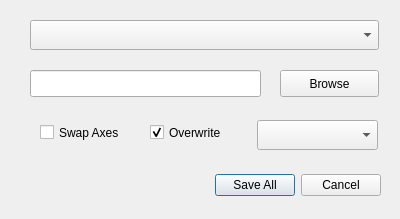
<?xml version="1.0" encoding="UTF-8"?>
<ui version="4.0">
 <class>Dialog</class>
 <widget class="QDialog" name="Dialog">
  <property name="geometry">
   <rect>
    <x>0</x>
    <y>0</y>
    <width>400</width>
    <height>219</height>
   </rect>
  </property>
  <property name="windowTitle">
   <string>Save</string>
  </property>
  <widget class="QDialogButtonBox" name="buttonBox">
   <property name="geometry">
    <rect>
     <x>110</x>
     <y>169</y>
     <width>271</width>
     <height>32</height>
    </rect>
   </property>
   <property name="orientation">
    <enum>Qt::Horizontal</enum>
   </property>
   <property name="standardButtons">
    <set>QDialogButtonBox::Cancel|QDialogButtonBox::SaveAll</set>
   </property>
  </widget>
  <widget class="QLineEdit" name="savePath">
   <property name="geometry">
    <rect>
     <x>30</x>
     <y>70</y>
     <width>231</width>
     <height>27</height>
    </rect>
   </property>
  </widget>
  <widget class="QPushButton" name="browseButton">
   <property name="geometry">
    <rect>
     <x>280</x>
     <y>70</y>
     <width>99</width>
     <height>27</height>
    </rect>
   </property>
   <property name="text">
    <string>Browse</string>
   </property>
  </widget>
  <widget class="QComboBox" name="formats">
   <property name="geometry">
    <rect>
     <x>257</x>
     <y>120</y>
     <width>121</width>
     <height>30</height>
    </rect>
   </property>
  </widget>
  <widget class="QComboBox" name="stackNames">
   <property name="geometry">
    <rect>
     <x>30</x>
     <y>20</y>
     <width>349</width>
     <height>30</height>
    </rect>
   </property>
  </widget>
  <widget class="QCheckBox" name="swapAxes">
   <property name="geometry">
    <rect>
     <x>40</x>
     <y>120</y>
     <width>96</width>
     <height>25</height>
    </rect>
   </property>
   <property name="text">
    <string>Swap Axes</string>
   </property>
  </widget>
  <widget class="QCheckBox" name="overwriteAll">
   <property name="geometry">
    <rect>
     <x>150</x>
     <y>120</y>
     <width>96</width>
     <height>25</height>
    </rect>
   </property>
   <property name="text">
    <string>Overwrite</string>
   </property>
   <property name="checked">
    <bool>true</bool>
   </property>
  </widget>
 </widget>
 <resources/>
 <connections>
  <connection>
   <sender>buttonBox</sender>
   <signal>accepted()</signal>
   <receiver>Dialog</receiver>
   <slot>accept()</slot>
   <hints>
    <hint type="sourcelabel">
     <x>248</x>
     <y>254</y>
    </hint>
    <hint type="destinationlabel">
     <x>157</x>
     <y>274</y>
    </hint>
   </hints>
  </connection>
  <connection>
   <sender>buttonBox</sender>
   <signal>rejected()</signal>
   <receiver>Dialog</receiver>
   <slot>reject()</slot>
   <hints>
    <hint type="sourcelabel">
     <x>316</x>
     <y>260</y>
    </hint>
    <hint type="destinationlabel">
     <x>286</x>
     <y>274</y>
    </hint>
   </hints>
  </connection>
 </connections>
</ui>
